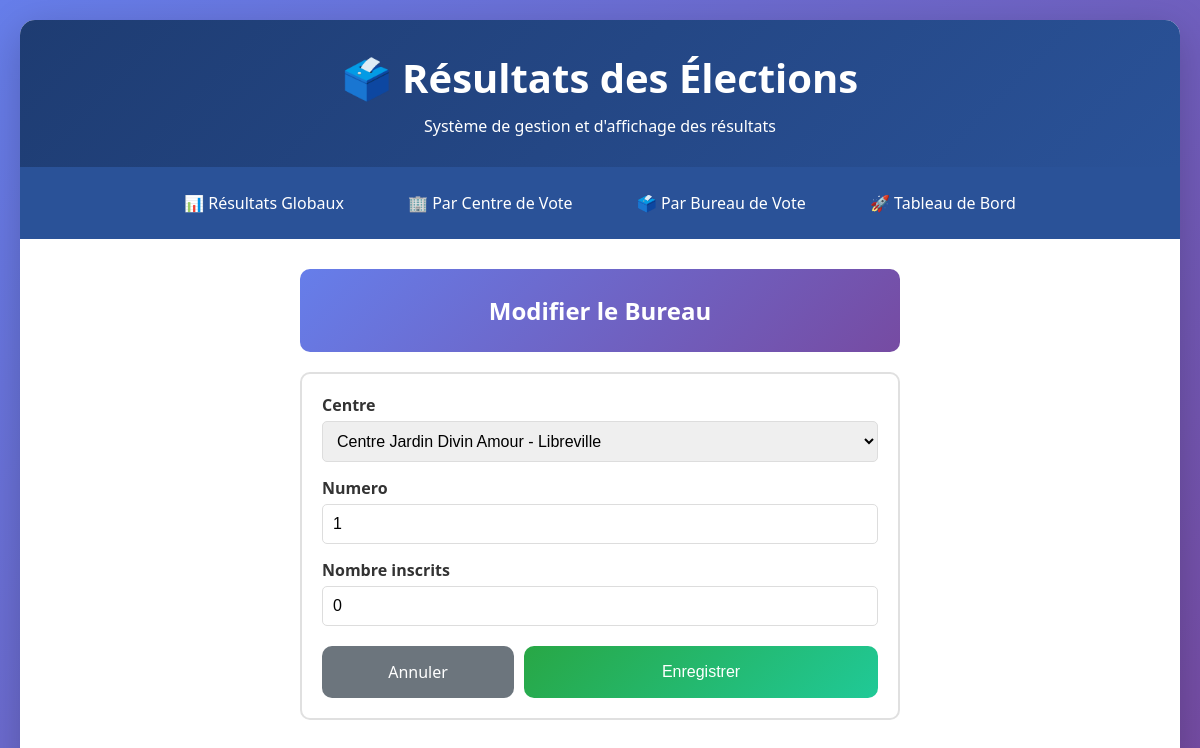
Screenshot of /elections/bureaux/modifier/1/ with the database file from the repository.
### elections/models.py (models this page shows, shortened)
class BureauVote(models.Model):
    centre = models.ForeignKey(
        CentreVote,
        on_delete=models.CASCADE,
        related_name='bureaux'
    )
    numero = models.CharField(max_length=20)
    nombre_inscrits = models.IntegerField(
        validators=[MinValueValidator(0)],
        default=0
    )
    class Meta:
        verbose_name_plural = "Bureaux de vote"
        unique_together = ['centre', 'numero']

### elections/views.py (the view)
# urls.py: path('bureaux/modifier/<int:pk>/', views.modifier_bureau, name='modifier_bureau'),
def modifier_bureau(request, pk):
    bureau = get_object_or_404(BureauVote, pk=pk)
    form = BureauVoteForm(request.POST or None, instance=bureau)
    if request.method == 'POST' and form.is_valid():
        form.save()
        messages.success(request, "Bureau modifié avec succès !")
        return redirect('elections:liste_bureaux')
    return render(request, 'elections/gestion/form_generique.html', {'form': form, 'titre': 'Modifier le Bureau'})

### elections/forms.py
class BureauVoteForm(forms.ModelForm):
    class Meta:
        model = BureauVote
        fields = ['centre', 'numero', 'nombre_inscrits']
        widgets = {
            'centre': forms.Select(attrs={'class': 'form-control'}),
            'numero': forms.TextInput(attrs={'class': 'form-control'}),
            'nombre_inscrits': forms.NumberInput(attrs={'class': 'form-control'}),
        }

### elections/models.py (called while the page is built)
    def __str__(self):
        return f"{self.nom} - {self.commune}"

### elections/templates/elections/gestion/form_generique.html (shortened to what this page needs)
{% extends 'elections/base.html' %}
{% block content %}
<div class="row" style="display: flex; justify-content: center;">
    <div class="col-md-6" style="width: 100%; max-width: 600px;">
        <div class="stat-card" style="margin-bottom: 20px;">
            <h2>{{ titre }}</h2>
        </div>
        <div class="centre-section">
            <form method="post" enctype="multipart/form-data">
                {% for field in form %}
                <div style="margin-bottom: 15px;">
                    <label style="display: block; margin-bottom: 5px; font-weight: bold; color: #333;">{{ field.label }}</label>
                    {{ field }}
                </div>
                {% endfor %}
                <div style="margin-top: 20px; display: flex; gap: 10px;">
                    <a href="javascript:history.back()" class="stat-card" style="flex: 1; background: #6c757d; text-decoration: none; font-size: 1em; padding: 15px;">
                        Annuler
                    </a>
                    <button type="submit" class="stat-card" style="flex: 2; border: none; cursor: pointer; font-size: 1em; background: linear-gradient(135deg, #28a745 0%, #20c997 100%); padding: 15px;">
                        Enregistrer
                    </button>
                </div>
            </form>
        </div>
    </div>
</div>
{% endblock %}

### elections/static/elections/css/style.css (style rules this page uses)
* { margin: 0; padding: 0; box-sizing: border-box; }
body { font-family: "Segoe UI", Tahoma, Geneva, Verdana, sans-serif; background: linear-gradient(135deg, #667eea 0%, #764ba2 100%); min-height: 100vh; padding: 20px; }
.stat-card { background: linear-gradient(135deg, #667eea 0%, #764ba2 100%); color: white; padding: 25px; border-radius: 10px; text-align: center; }
.centre-section { background: white; border: 2px solid #e0e0e0; border-radius: 10px; padding: 20px; margin-bottom: 30px; }

### elections/templates/elections/gestion/form_generique.html (style rules this page uses)
input[type="text"], input[type="number"], textarea, select { width: 100%; padding: 10px; border: 1px solid #ddd; border-radius: 5px; font-size: 16px; }

### rows the page displays
BureauVote: form "Centre Jardin Divin Amour - Libreville" "1" "0"

### other values shown
{{ titre }} "Modifier le Bureau"
{{ field.label }} "Centre" "Numero" "Nombre inscrits"
